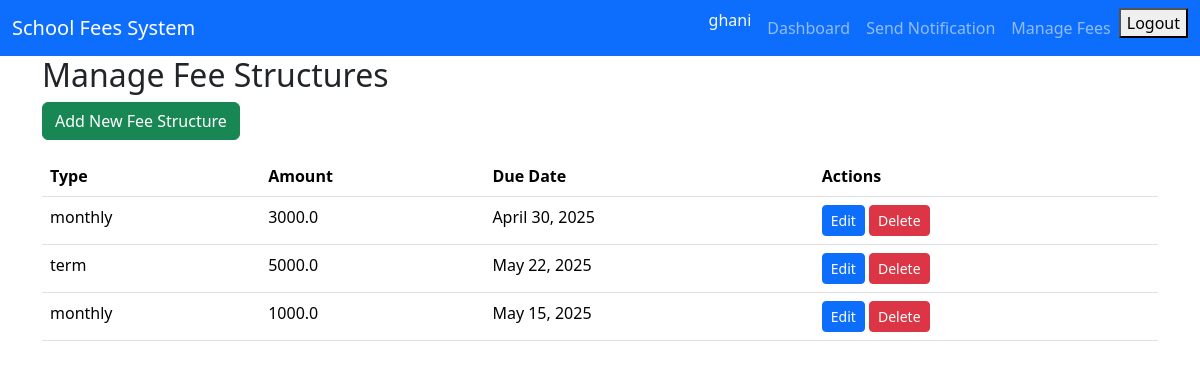
Screenshot of /payments/fee-structure/ (signed in) with the database file from the repository.
### school_fees_system/accounts/models.py (models this page shows)
class CustomUser(AbstractUser):
    ROLE_CHOICES = (
        ('admin', 'Admin'),
        ('parent', 'Parent')
    )
    role = models.CharField(max_length=10, choices=ROLE_CHOICES)

### school_fees_system/payments/models.py (models this page shows, shortened)
class FeeStructure(models.Model):
    FEE_TYPES = (
        ('monthly', 'Monthly'),
        ('term', 'Term-wise'),
    )
    fee_type = models.CharField(max_length=10, choices=FEE_TYPES)
    amount = models.FloatField()
    due_date = models.DateField()

### school_fees_system/payments/views.py (the view)
# urls.py: path('fee-structure/', views.fee_structure_list, name='fee_structure_list'),
@login_required
@user_passes_test(is_admin)
def fee_structure_list(request):
    structures = FeeStructure.objects.all()
    return render(request, 'payments/fee_structure_list.html', {'structures': structures})

### school_fees_system/payments/views.py (called while the page is built)
def is_admin(user):
    return user.role == 'admin'

### school_fees_system/payments/templates/payments/fee_structure_list.html (shortened to what this page needs)
{% extends 'base.html' %}
{% block content %}
<h2>Manage Fee Structures</h2>
<a href="{% url 'fee_structure_create' %}" class="btn btn-success">Add New Fee Structure</a>
<table class="table mt-3">
    <thead>
        <tr>
            <th>Type</th>
            <th>Amount</th>
            <th>Due Date</th>
            <th>Actions</th>
        </tr>
    </thead>
    <tbody>
        {% for structure in structures %}
        <tr>
            <td>{{ structure.fee_type }}</td>
            <td>{{ structure.amount }}</td>
            <td>{{ structure.due_date }}</td>
            <td>
                <a href="{% url 'fee_structure_update' structure.pk %}" class="btn btn-primary btn-sm">Edit</a>
                <a href="{% url 'fee_structure_delete' structure.pk %}" class="btn btn-danger btn-sm">Delete</a>
            </td>
        </tr>
        {% empty %}
        <tr>
            <td colspan="4">No Fee Structures Found</td>
        </tr>
        {% endfor %}
    </tbody>
</table>
{% endblock %}

### school_fees_system/accounts/templates/base.html (shortened to what this page needs)
<!DOCTYPE html>
<html lang="en">
<head>
    <link href="https://cdn.jsdelivr.net/npm/bootstrap@5.3.2/dist/css/bootstrap.min.css" rel="stylesheet">
</head>
<body>
<nav class="navbar navbar-expand-lg navbar-dark bg-primary">
  <div class="container-fluid">
      <a class="navbar-brand" href="
        {% if request.user.role == 'parent' %}
            {% url 'parent_dashboard' %}
          {% else %}
            {% url 'admin_dashboard' %}
          {% endif %}
       ">School Fees System</a>
      <div class="collapse navbar-collapse" id="navbarNav">
          <ul class="navbar-nav ms-auto">
              {% if request.user.is_authenticated %}
                  {% if request.user.role == 'admin' %}
                    <li class="nav-item">
                      <span class="text-light me-2 bold">{{ user.username }}</span>
                    </li>
                      <li class="nav-item">
                          <a class="nav-link" href="{% url 'admin_dashboard' %}">Dashboard</a>
                      </li>
                      <li class="nav-item">
                          <a class="nav-link" href="{% url 'send_manual_notification' %}">Send Notification</a>
                      </li>
                      <li class="nav-item">
                          <a class="nav-link" href="{% url 'fee_structure_list' %}">Manage Fees</a>
                      </li>
                  {% endif %}
                  <li class="nav-item">
                    <form action="{% url 'logout' %}" method="post">
                      <button type="submit">Logout</button>
                    </form>
                  </li>
              {% else %}
                  <li class="nav-item">
                      <a class="nav-link" href="{% url 'login' %}">Login</a>
                  </li>
              {% endif %}
          </ul>
      </div>
  </div>
</nav>
<div class="container">
    {% block content %}
    {% endblock %}
</div>
</body>
</html>

### rows the page displays
CustomUser: username "ghani"
FeeStructure: fee_type "monthly", amount "3000.0", due_date "April 30, 2025"
FeeStructure: fee_type "term", amount "5000.0", due_date "May 22, 2025"
FeeStructure: fee_type "monthly", amount "1000.0", due_date "May 15, 2025"
